Frame 1 (no input): blank canvas, image omitted
Frame 60 (no input): blank canvas, image omitted
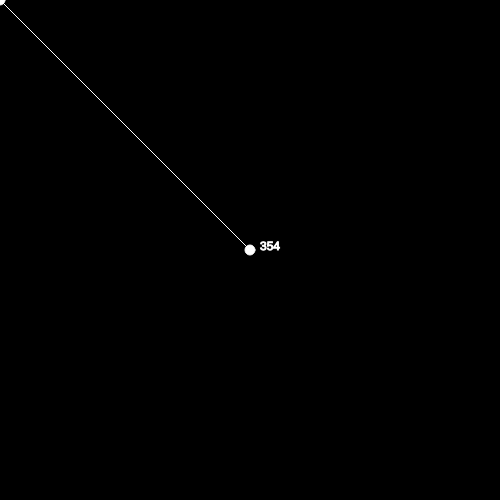
Frame 120 (the mouse pressed at the canvas centre since frame 60)

The p5.js sketch whose frames 1 and 60 were blank and that drew this single picture after the mouse press (run headless with seeded random() and noise() and a simulated clock; from frame 60 on, the mouse is pressed at the canvas centre):

// p5.js sketch
// ── sketch.js
// IMA NYU Shanghai
// The Nature of Code
// MOQN
// Feb 22 2017


var vector;

function setup() {
  createCanvas(500, 500);
  fill(255);
  stroke(255);
}

function draw() {
  background(0);
  vector = createVector(mouseX, mouseY);

  ellipse(0, 0, 10, 10);
  ellipse(vector.x, vector.y, 10, 10);

  var magitude = vector.mag();
  // check the function magSq() as well.
  // https://p5js.org/reference/#/p5.Vector/magSq
  
  // let's visualize the vector!
  line(0, 0, vector.x, vector.y);
  text(round(magitude), vector.x+10, vector.y);
}
